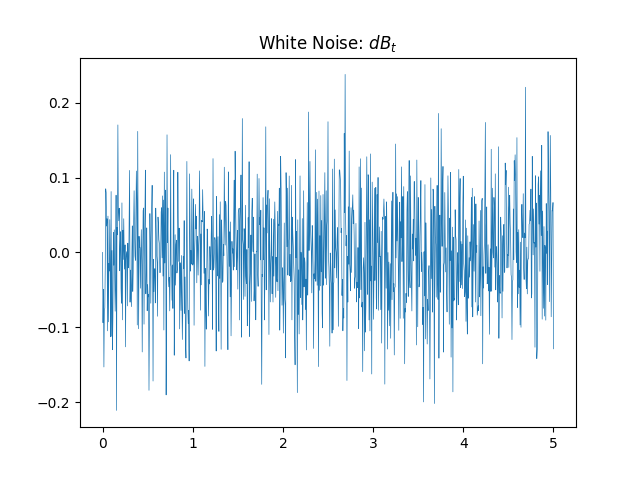

This figure's Python source:
import numpy as np
import matplotlib.pyplot as plt

# interval 
a = 0
b = 5

# partition 
n = 500 
delta = (b - a) / n

# time axis 
part = np.linspace(a, b, n+1)

# Brownian increments 
dB = np.sqrt(delta) * np.random.normal(0, 1, n)

# White noise 
dotW = np.zeros(n + 1)
dotW[1:] = dB

# plot 
plt.plot(part, dotW, linewidth=.5)
plt.title('White Noise: $dB_t$') 
plt.show()
